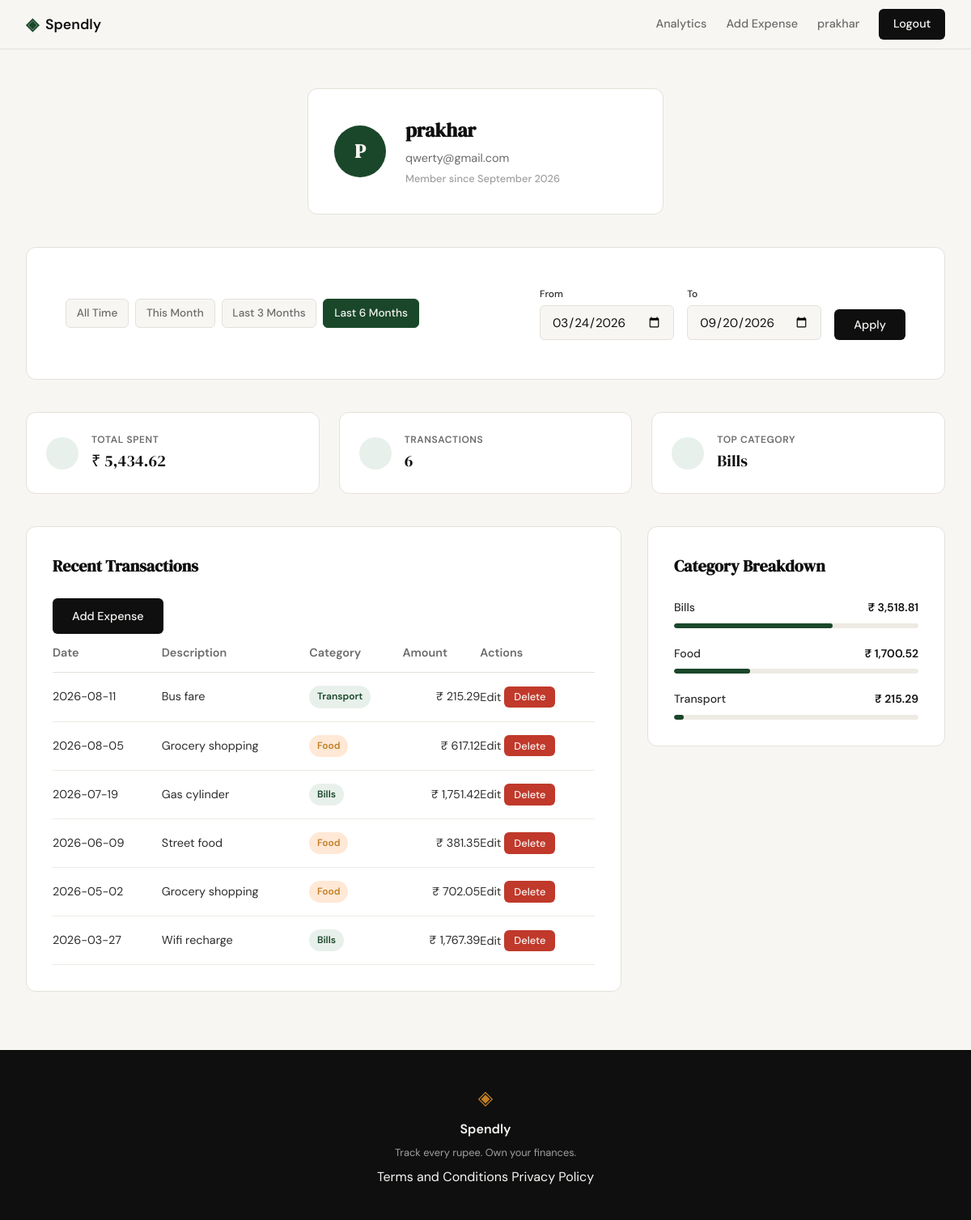
The page /profile?date_from=2026-03-24&date_to=2026-09-20 (signed in) on the database its author committed.
### tables this page shows
CREATE TABLE users (
            id INTEGER PRIMARY KEY AUTOINCREMENT,
            name TEXT NOT NULL,
            email TEXT UNIQUE NOT NULL,
            password_hash TEXT NOT NULL,
            created_at TEXT DEFAULT CURRENT_TIMESTAMP
        );

CREATE TABLE expenses (
            id INTEGER PRIMARY KEY AUTOINCREMENT,
            user_id INTEGER NOT NULL,
            amount REAL NOT NULL,
            category TEXT NOT NULL,
            date TEXT NOT NULL,
            description TEXT,
            created_at TEXT DEFAULT CURRENT_TIMESTAMP,
            FOREIGN KEY (user_id) REFERENCES users (id)
        );

### app.py (the view)
@app.route("/profile")
def profile():
    user_id = session.get("user_id")
    if not user_id:
        return redirect(url_for("login"))
    user = get_user_by_id(user_id)
    if not user:
        flash("User not found", "error")
        return redirect(url_for("login"))
    date_from = request.args.get("date_from")
    date_to = request.args.get("date_to")
    valid_from, valid_to, active_filter, presets = get_date_filter_context(
        date_from, date_to
    )
    if active_filter == "error":
        flash("Start date must be before end date.", "error")
        valid_from, valid_to, active_filter = None, None, "all"
    stats = get_summary_stats(user_id, valid_from, valid_to)
    transactions = get_recent_transactions(
        user_id, date_from=valid_from, date_to=valid_to
    )
    categories = get_category_breakdown(user_id, valid_from, valid_to)
    return render_template(
        "profile.html",
        user=user,
        stats=stats,
        transactions=transactions,
        categories=categories,
        date_from=valid_from,
        date_to=valid_to,
        active_filter=active_filter,
        presets=presets,
    )

### app.py (called while the page is built)
def validate_date(date_str):
    if not date_str:
        return None
    try:
        return datetime.strptime(date_str, "%Y-%m-%d").strftime("%Y-%m-%d")
    except ValueError:
        return None

### database/db.py (called while the page is built)
def get_db():
    db = sqlite3.connect('spendly.db')
    db.row_factory = sqlite3.Row
    db.execute('PRAGMA foreign_keys = ON')
    return db

### database/queries.py (called while the page is built)
def get_user_by_id(user_id):
    db = get_db()
    try:
        cursor = db.execute(
            "SELECT name, email, created_at FROM users WHERE id = ?", (user_id,)
        )
        row = cursor.fetchone()
        if row:
            created_at = datetime.strptime(row["created_at"], "%Y-%m-%d %H:%M:%S")
            member_since = created_at.strftime("%B %Y")
            return {
                "name": row["name"],
                "email": row["email"],
                "member_since": member_since,
                "initials": (row["name"][0] if row["name"] else "U").upper(),
            }
        return None
    finally:
        db.close()

def apply_date_filter(query, params, date_from, date_to):
    if date_from and date_to:
        query += " AND date BETWEEN ? AND ?"
        params.extend([date_from, date_to])
    elif date_from:
        query += " AND date >= ?"
        params.append(date_from)
    elif date_to:
        query += " AND date <= ?"
        params.append(date_to)
    return query, params

def get_recent_transactions(user_id, limit=10, date_from=None, date_to=None):
    db = get_db()
    try:
        query = "SELECT id, date, description, category, amount FROM expenses WHERE user_id = ?"
        params = [user_id]
        query, params = apply_date_filter(query, params, date_from, date_to)
        query += " ORDER BY date DESC LIMIT ?"
        params.append(limit)
        cursor = db.execute(query, params)
        rows = cursor.fetchall()
        transactions = []
        for row in rows:
            transactions.append(
                {
                    "id": row["id"],
                    "date": row["date"],
                    "description": row["description"],
                    "category": row["category"],
                    "amount": f"₹ {row['amount']:,.2f}",
                }
            )
        return transactions
    finally:
        db.close()

### templates/profile.html (shortened to what this page needs)
{% extends "base.html" %}
{% block head %}
<link rel="stylesheet" href="{{ url_for('static', filename='css/profile.css') }}">
{% endblock %}
{% block content %}
<div class="profile-container">
    <section class="user-header">
        <div class="auth-card profile-card">
            <div class="profile-card-inner">
                <div class="avatar">{{ user.initials }}</div>
                <div class="profile-details">
                    <h1>{{ user.name }}</h1>
                    <p class="text-muted">{{ user.email }}</p>
                    <p class="member-since">Member since {{ user.member_since }}</p>
                </div>
            </div>
        </div>
    </section>
    <section class="filter-bar">
        <div class="auth-card">
            <div class="filter-container">
                <div class="filter-presets">
                    <a href="{{ url_for('profile') }}"
                       class="filter-btn {{ 'active' if active_filter == 'all' }}">
                       All Time
                    </a>
                    {% for key, range in presets.items() %}
                    <a href="{{ url_for('profile', date_from=range.from, date_to=range.to) }}"
                       class="filter-btn {{ 'active' if active_filter == key }}">
                       {{ key.replace('-', ' ').title() }}
                    </a>
                    {% endfor %}
                </div>
                <form method="GET" action="{{ url_for('profile') }}" class="filter-custom">
                    <div class="form-group">
                        <label for="date_from">From</label>
                        <input type="date" id="date_from" name="date_from"
                               value="{{ date_from or '' }}" class="form-input">
                    </div>
                    <div class="form-group">
                        <label for="date_to">To</label>
                        <input type="date" id="date_to" name="date_to"
                               value="{{ date_to or '' }}" class="form-input">
                    </div>
                    <button type="submit" class="btn-primary">Apply</button>
                </form>
            </div>
        </div>
    </section>
    <section class="stats-grid">
        <div class="stat-card">
            <i data-lucide="indian-rupee" class="stat-icon"></i>
            <div class="stat-info">
                <span class="stat-label">Total Spent</span>
                <span class="stat-value">{{ stats.total_spent }}</span>
            </div>
        </div>
        <div class="stat-card">
            <i data-lucide="list" class="stat-icon"></i>
            <div class="stat-info">
                <span class="stat-label">Transactions</span>
                <span class="stat-value">{{ stats.transaction_count }}</span>
            </div>
        </div>
        <div class="stat-card">
            <i data-lucide="pie-chart" class="stat-icon"></i>
            <div class="stat-info">
                <span class="stat-label">Top Category</span>
                <span class="stat-value">{{ stats.top_category }}</span>
            </div>
        </div>
    </section>
    <div class="profile-main-grid">
        <section class="history-section">
            <div class="auth-card">
                <div class="section-header">
                    <h2 class="section-title">Recent Transactions</h2>
                    <a href="{{ url_for('add_expense') }}" class="btn-primary">Add Expense</a>
                </div>
                <table class="profile-table">
                    <thead>
                        <tr>
                            <th>Date</th>
                            <th>Description</th>
                            <th>Category</th>
                            <th class="text-right">Amount</th>
                            <th class="text-center">Actions</th>
                        </tr>
                    </thead>
                    <tbody>
                        {% for tx in transactions %}
                        <tr>
                            <td>{{ tx.date }}</td>
                            <td>{{ tx.description }}</td>
                            <td>
                                <span class="category-badge badge-{{ tx.category.lower() }}">
                                    {{ tx.category }}
                                </span>
                            </td>
                            <td class="text-right">{{ tx.amount }}</td>
                            <td class="text-center">
                                <a href="{{ url_for('edit_expense', id=tx['id']) }}" class="btn-edit">Edit</a>
                                <form method="POST" action="{{ url_for('delete_expense_route', id=tx['id']) }}" style="display:inline"
                                      onsubmit="return confirm('Delete this expense?')">
                                    <button type="submit" class="btn-delete">Delete</button>
                                </form>
                            </td>
                        </tr>
                        {% endfor %}
                    </tbody>
                </table>
            </div>
        </section>
        <section class="breakdown-section">
            <div class="auth-card">
                <h2 class="section-title">Category Breakdown</h2>
                <div class="category-list">
                    {% for cat in categories %}
                    <div class="category-item">
                        <div class="category-meta">
                            <span class="category-name">{{ cat.name }}</span>
                            <span class="category-amount">{{ cat.total }}</span>
                        </div>
                        <div class="category-bar-container">
                            <div class="category-bar" style="width: {{ cat.percentage }}%"></div>
                        </div>
                    </div>
                    {% endfor %}
                </div>
            </div>
        </section>
    </div>
</div>
{% endblock %}

### templates/base.html (shortened to what this page needs)
<!DOCTYPE html>
<html lang="en">
<head>
    <link rel="stylesheet" href="{{ url_for('static', filename='css/style.css') }}">
    {% block head %}{% endblock %}
</head>
<body>
    <nav class="navbar">
        <div class="nav-inner">
            <a href="{{ url_for('landing') }}" class="nav-brand">
                <span class="brand-icon">◈</span>
                <span class="brand-name">Spendly</span>
            </a>
            <div class="nav-links">
                {% if session.user_id %}
                    <a href="{{ url_for('analytics') }}" class="{% if request.endpoint == 'analytics' %}active{% endif %}">Analytics</a>
                    <a href="{{ url_for('add_expense') }}" class="{% if request.endpoint == 'add_expense' %}active{% endif %}">Add Expense</a>
                    <a href="{{ url_for('profile') }}" class="nav-user">{{ session.user_name }}</a>
                    <a href="{{ url_for('logout') }}" class="nav-cta">Logout</a>
                {% else %}
                    <a href="{{ url_for('login') }}">Sign in</a>
                    <a href="{{ url_for('register') }}" class="nav-cta">Get started</a>
                {% endif %}
            </div>
        </div>
    </nav>
    <main class="main-content">
        {% block content %}{% endblock %}
    </main>
    <footer class="footer">
        <div class="footer-inner">
            <span class="brand-icon">◈</span><span class="footer-name">Spendly</span>
            <p class="footer-copy">Track every rupee. Own your finances.</p>
            <p class="footer-links">
                <a href="{{ url_for('terms') }}">Terms and Conditions</a>
                <a href="{{ url_for('privacy') }}">Privacy Policy</a>
            </p>
        </div>
    </footer>
</body>
</html>

### static/css/profile.css (style rules this page uses)
.filter-bar { margin-bottom: 2.5rem; }
.filter-container { display: flex; align-items: center; justify-content: space-between; gap: 2rem; padding: 1rem; }
.filter-presets { display: flex; gap: 0.5rem; flex-wrap: wrap; }
.filter-btn { padding: 0.4rem 0.8rem; font-size: 0.85rem; font-weight: 500; color: var(--ink-muted); background: var(--paper); border: 1px solid var(--border); border-radius: var(--radius-sm); transition: all 0.2s; }
.filter-btn.active { background: var(--accent); color: var(--paper); border-color: var(--accent); }
.filter-custom { display: flex; align-items: flex-end; gap: 1rem; }
.filter-custom .form-group { margin-bottom: 0; }
.filter-custom label { font-size: 0.75rem; margin-bottom: 0.25rem; }

### rows shown on the page
users: user_name "prakhar", name "prakhar", email "qwerty@gmail.com"
expenses: date "2026-08-11", description "Bus fare", category "Transport", amount "₹ 215.29"
expenses: date "2026-08-05", description "Grocery shopping", category "Food", amount "₹ 617.12"
expenses: date "2026-07-19", description "Gas cylinder", category "Bills", amount "₹ 1,751.42"
expenses: date "2026-06-09", description "Street food", category "Food", amount "₹ 381.35"
expenses: date "2026-05-02", description "Grocery shopping", category "Food", amount "₹ 702.05"
expenses: date "2026-03-27", description "Wifi recharge", category "Bills", amount "₹ 1,767.39"

### other values the page prints
{{ user.initials }} "P"
{{ user.member_since }} "September 2026"
{{ key.replace('-', ' ').title() }} "This Month" "Last 3 Months" "Last 6 Months"
{{ stats.total_spent }} "₹ 5,434.62"
{{ stats.transaction_count }} "6"
{{ stats.top_category }} "Bills"
{{ cat.name }} "Bills" "Food" "Transport"
{{ cat.total }} "₹ 3,518.81" "₹ 1,700.52" "₹ 215.29"
